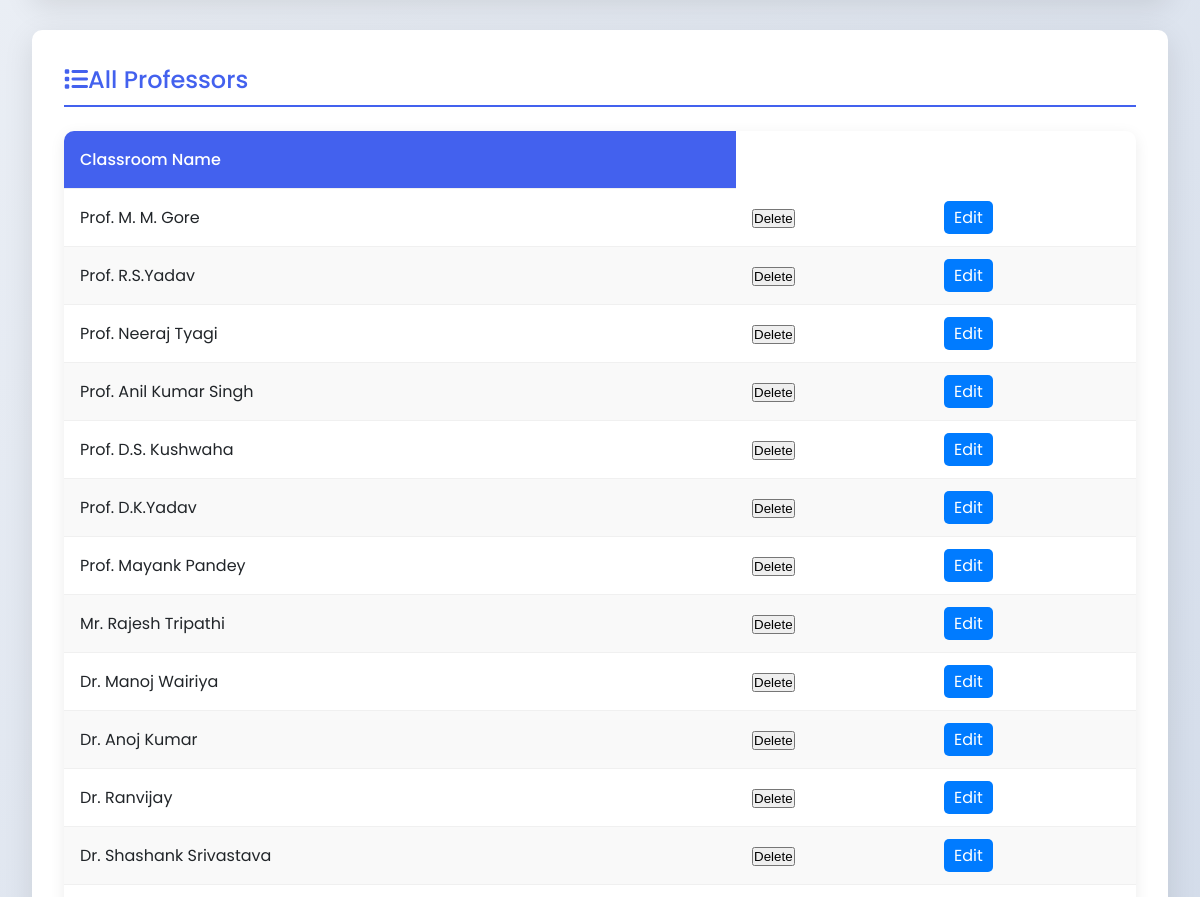
Before: /professors/1 (middle part) with the older database file.
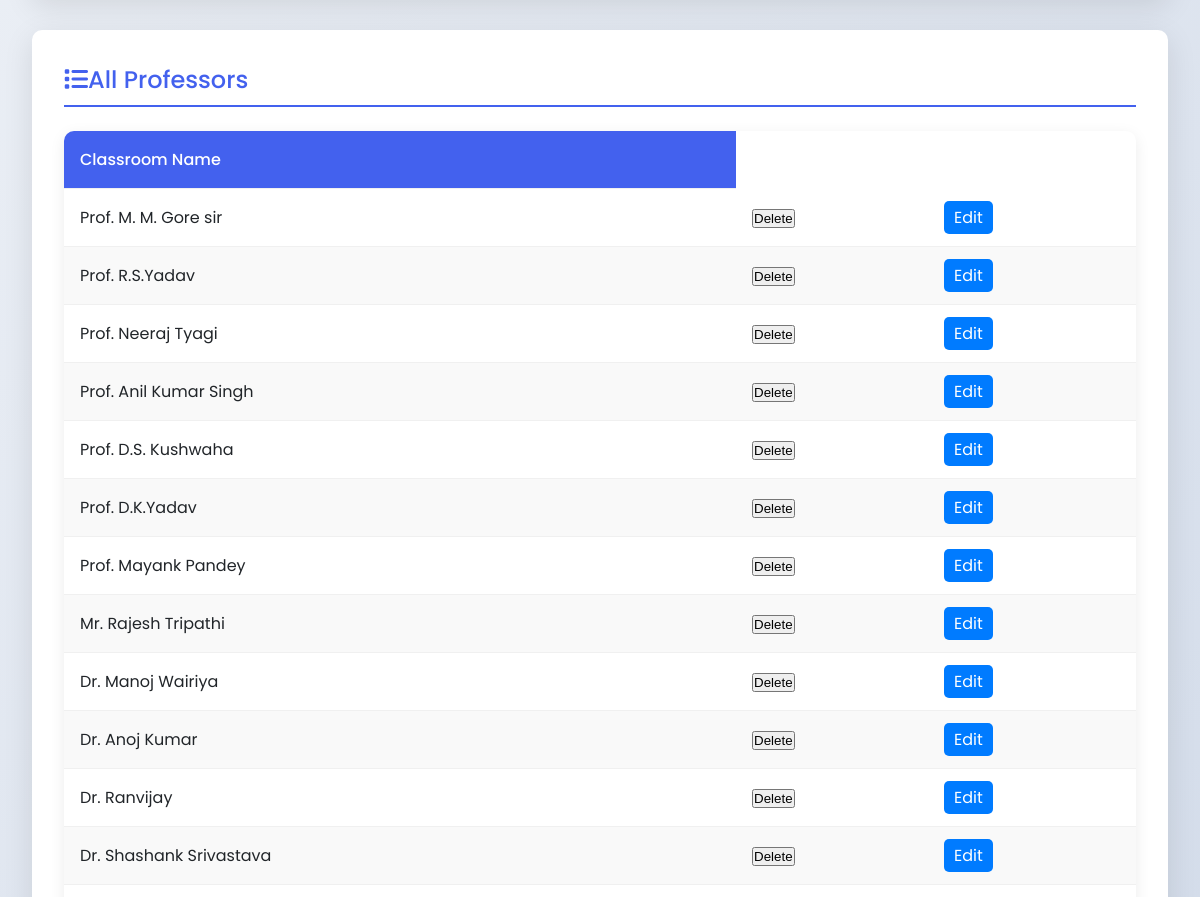
After: the same page with the newer database file.
### app.py (models this page shows)
class Professor(db.Model):
    id = db.Column(db.Integer, primary_key=True)
    name = db.Column(db.String(100), nullable=False, unique=True)
    department_id = db.Column(db.Integer, db.ForeignKey('department.id'), nullable=False)
    department = db.relationship('Department', backref=db.backref('professors', lazy=True))
    priority_classroom_1 = db.Column(db.Integer, db.ForeignKey('building.id'), nullable=True)
    priority_classroom_2 = db.Column(db.Integer, db.ForeignKey('building.id'), nullable=True)
    priority_classroom_3 = db.Column(db.Integer, db.ForeignKey('building.id'), nullable=True)

### app.py (the view, shortened to what this page needs)
@app.route('/professors/<int:department_id>',methods=['GET','POST'])
def manage_professors(department_id):
    departments=Department.query.all()
    classrooms = Building.query.all()
    professors = Professor.query.filter_by(department_id=department_id).all()
    return render_template('professors.html', professors=professors, classrooms=classrooms,departments=departments,department_id=department_id)

### templates/professors.html (shortened to what this page needs)
<!DOCTYPE html>
<html lang="en">
<head>
    <link rel="stylesheet" href="https://cdnjs.cloudflare.com/ajax/libs/font-awesome/6.0.0-beta3/css/all.min.css">
</head>
<body>
    <div class="container">
        <div class="card">
            <h2><i class="fas fa-list"></i>All Professors</h2>
            {% if professors %}
            <table>
                <thead>
                    <tr>
                        <th>Classroom Name</th>
                    </tr>
                </thead>
                <tbody>
                    {% for professor in professors %}
                    <tr>
                        <td>{{ professor.name }}</td>
                        <td>
                            <form action="{{ url_for('delete_professor', id=professor.id,department_id=department_id) }}" method="post" style="display:inline;">
                                <button type="submit" onclick="return confirm('Are you sure you want to delete {{ professor.name }}?');">
                                Delete
                                </button>
                            </form>
                        </td>
                        <td>
                            <a href="{{ url_for('edit_professor', id=professor.id,department_id=department_id) }}"
                                style="background:#007bff; color:white; padding:5px 10px; border-radius:5px; text-decoration:none;">
                                Edit
                                </a>
                        </td>
                    </tr>
                    {% endfor %}
                </tbody>
            </table>
            {% else %}
            <div style="text-align: center; padding: 2rem; color: var(--gray);">
                <i class="fas fa-chalkboard" style="font-size: 2rem; margin-bottom: 1rem;"></i>
                <p>No classrooms have been added yet. Add your first classroom above.</p>
            </div>
            {% endif %}
        </div>
    </div>
</body>
</html>

Changed rows visible on the page:
changed Professor: name "Prof. M. M. Gore" → "Prof. M. M. Gore sir"
